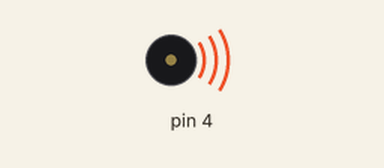
The sketch below on a simulated Arduino Uno, built with avr-gcc and run on an emulated ATmega328P. Shown: buzzer (waves = sounding). What the sketch prints to the serial monitor is not drawn.

Above: at 0.1 s.
At 2.1 s:
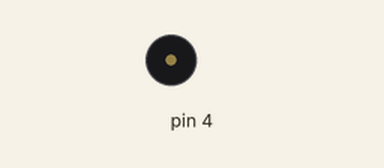
Timing chart, 0 to 3.6 s (numbered marks = the images above):
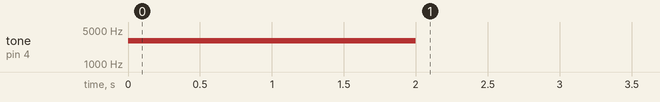

The sketch:

Arlo-No-Surprise-Maneuvers.ino
```cpp
/*
  Arlo-No-Surprise-Maneuvers.ino

  Run this before ever turning on power to the Arlo's motors to prevent any
  unexpected motions.
*/

void setup()                                    // Setup function
{
  tone(4, 3000, 2000);                          // Piezospeaker beep
  Serial.begin(9600);                           // Start terminal serial port
  Serial.print("Your Arlo will stay still.");   // Message
}
void loop() {}                                  // Nothing for main loop
```

Measured:
- by itself, tone on pin 4: silent → 3000 Hz at 0.00 s, → silent 2.0 s later
